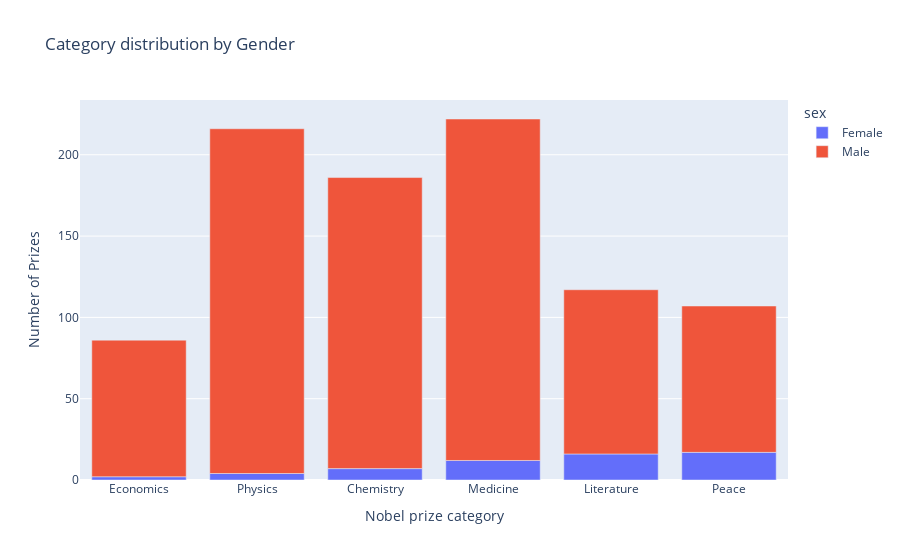

Notebook cell for this chart:
### Markdown cell above
# plotly Bar & Donut Charts: Analyse Prize Categories & Women Winning Prizes

### Code cell
def generate_gender_donut(in_df: pd.DataFrame) -> None:
    logging.info('Initiating donut figure generation')
    
    gender_count = in_df.sex.value_counts()
    donut_fig = px.pie(
        labels=gender_count.index,
        values=gender_count.values,
        names=gender_count.index,
        title='Nobel Prize by Gender',
        hole=0.5
    )
    donut_fig.update_traces(
        textposition='outside',
        textinfo='percent+label'
    )
    donut_fig.show()

    logging.info('Donut figure generation complete')


def explore_female_df(in_df: pd.DataFrame) -> None:
    female_df = in_df[in_df.sex == 'Female'].sort_values(by='year', ascending=True).reset_index(drop=True).copy()
    print(f'First three female nobel info:\n{female_df.head(3)}')

    print(f'Prize won for:\n{female_df.category.value_counts()}')

    print(f'First 3 female birth country and organization:\n{female_df[['birth_country', 'birth_country_current', 'organization_name']].head(3)}')


def multiple_nobel(in_df: pd.DataFrame) -> None:
    logging.info('Checking for multiple Nobel winners')

    # Get index of names that appear more than once
    multiple_winners = in_df[
        'full_name'
    ].value_counts().loc[
        lambda x: x > 1
    ].index

    if multiple_winners.empty:
        print('No multiple winners')
        return

    # Filter and display relevant details
    filtered_df = in_df.loc[
        in_df['full_name'].isin(multiple_winners), 
        [
            'year', 
            'category', 
            'laureate_type', 
            'full_name'
        ]
    ].sort_values(
        by=[
            'full_name', 
            'year'
        ]
    )

    print(f'Multiple Nobel Prize winners:\n{filtered_df.to_string(index=False)}')


def gen_category_bar(ind_df: pd.DataFrame) -> None:
    logging.info('Initiating Bar chart for categories')

    category_df = in_df.category.value_counts().reset_index()
    category_df.columns = ['Category', 'Count']


    # print(f'{category_df}')
    bar_fig = px.bar(
        data_frame=category_df,
        x='Category',
        y='Count',
        title='Nobel prize distribution by Category',
        labels={'Category': 'Category', 'Count': 'Nobel count'},
        color='Count',
        color_continuous_scale='Aggrnyl'
    )
    bar_fig.update_layout(coloraxis_showscale=False)
    bar_fig.show()


def gen_bar_gender_category(in_df: pd.DataFrame) -> None:
    cat_gender_df = in_df.groupby(
        ['category', 'sex'],
        as_index=False
    ).agg({'prize': 'count'}).sort_values(
        'prize',
        ascending=False
    )
    bar_fig = px.bar(
        data_frame=cat_gender_df,
        x='category',
        y='prize',
        color='sex',
        title='Category distribution by Gender',
        labels={'category': 'Nobel prize category', 'prize': 'Number of Prizes'}
    )
    bar_fig.show()
    

if __name__ == '__main__':
    setup_logging()

    in_df = fetch_df('input-79.csv')
    in_df = conv_df_dtype(in_df)

    # generate_gender_donut(in_df)
    
    # explore_female_df(in_df)

    # multiple_nobel(in_df)

    # gen_category_bar(in_df)

    # print(f'First economics award info:\n{in_df[in_df.category == 'Economics'].sort_values(by="year").iloc[0]}')

    gen_bar_gender_category(in_df)

### Figure 1 — Plotly figure (JSON) as saved in the notebook; plotly's stock layout.template omitted (floating-point values rounded to 4 significant figures)
{"data": [{"hovertemplate": "sex=Female<br>Nobel prize category=%{x}<br>Number of Prizes=%{y}<extra></extra>", "legendgroup": "Female", "marker": {"color": "#636efa", "pattern": {"shape": ""}}, "name": "Female", "orientation": "v", "showlegend": true, "textposition": "auto", "type": "bar", "x": ["Economics", "Physics", "Chemistry", "Medicine", "Literature", "Peace"], "xaxis": "x", "y": [2, 4, 7, 12, 16, 17], "yaxis": "y"}, {"hovertemplate": "sex=Male<br>Nobel prize category=%{x}<br>Number of Prizes=%{y}<extra></extra>", "legendgroup": "Male", "marker": {"color": "#EF553B", "pattern": {"shape": ""}}, "name": "Male", "orientation": "v", "showlegend": true, "textposition": "auto", "type": "bar", "x": ["Economics", "Peace", "Literature", "Chemistry", "Medicine", "Physics"], "xaxis": "x", "y": [84, 90, 101, 179, 210, 212], "yaxis": "y"}], "layout": {"barmode": "relative", "legend": {"title": {"text": "sex"}, "tracegroupgap": 0}, "title": {"text": "Category distribution by Gender"}, "xaxis": {"anchor": "y", "domain": [0, 1], "title": {"text": "Nobel prize category"}}, "yaxis": {"anchor": "x", "domain": [0, 1], "title": {"text": "Number of Prizes"}}}}
